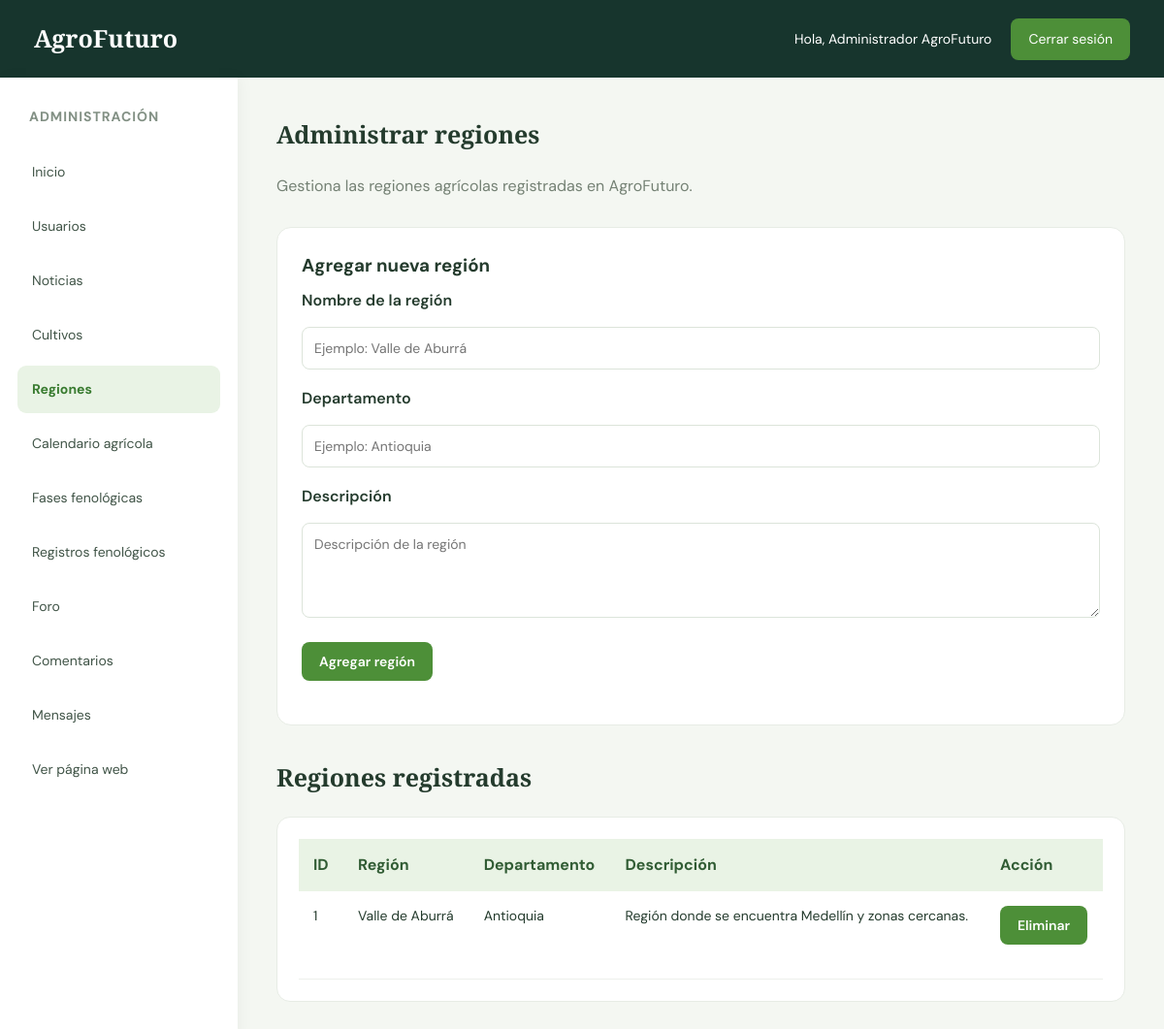
The page /administrador/regiones.php (signed in) on the database its author committed.
### tables this page shows
CREATE TABLE `regiones` (
  `id_region` int(11) NOT NULL,
  `nombre` varchar(100) NOT NULL,
  `departamento` varchar(100) NOT NULL,
  `descripcion` text DEFAULT NULL
);

### administrador/regiones.php (the view, shortened to what this page needs)
<?php
require_once "../conexion.php";
$sql_regiones = "SELECT
                    id_region,
                    nombre,
                    departamento,
                    descripcion
                 FROM regiones
                 ORDER BY id_region DESC";
$regiones = mysqli_query($conexion, $sql_regiones);
?>
<!DOCTYPE html>
<html lang="es">
<head>
    <link rel="stylesheet" href="estilo_admin.css">
</head>
<body>
<header class="header">
    <div class="logo">
        AgroFuturo
    </div>
    <div class="admin-info">
        <span>
            Hola, <?php echo htmlspecialchars($_SESSION["nombre"] ?? "Administrador"); ?>
        </span>
        <a href="../logout.php" class="btn-cerrar">
            Cerrar sesión
        </a>
    </div>
</header>
<div class="contenedor">
    <aside class="sidebar">
        <h3>Administración</h3>
        <a href="index.php">Inicio</a>
        <a href="usuarios.php">Usuarios</a>
        <a href="noticias.php">Noticias</a>
        <a href="cultivos.php">Cultivos</a>
        <a href="regiones.php" class="activo">Regiones</a>
        <a href="calendario.php">Calendario agrícola</a>
        <a href="fases.php">Fases fenológicas</a>
        <a href="registros.php">Registros fenológicos</a>
        <a href="foro.php">Foro</a>
        <a href="comentarios.php">Comentarios</a>
        <a href="mensajes.php">Mensajes</a>
        <a href="../index_principal.php">Ver página web</a>
    </aside>
    <main class="contenido">
        <h2>Administrar regiones</h2>
        <p style="margin-bottom: 25px; color: #748174;">
            Gestiona las regiones agrícolas registradas en AgroFuturo.
        </p>
        <section class="informacion">
            <h3>Agregar nueva región</h3>
            <form method="POST">
                <div style="margin-bottom: 18px;">
                    <label for="nombre">
                        Nombre de la región
                    </label>
                    <input
                        type="text"
                        id="nombre"
                        name="nombre"
                        required
                        placeholder="Ejemplo: Valle de Aburrá"
                        style="width: 100%; padding: 12px; margin-top: 8px; border: 1px solid #dce4da; border-radius: 8px; font-family: inherit;"
                    >
                </div>
                <div style="margin-bottom: 18px;">
                    <label for="departamento">
                        Departamento
                    </label>
                    <input
                        type="text"
                        id="departamento"
                        name="departamento"
                        required
                        placeholder="Ejemplo: Antioquia"
                        style="width: 100%; padding: 12px; margin-top: 8px; border: 1px solid #dce4da; border-radius: 8px; font-family: inherit;"
                    >
                </div>
                <div style="margin-bottom: 18px;">
                    <label for="descripcion">
                        Descripción
                    </label>
                    <textarea
                        id="descripcion"
                        name="descripcion"
                        rows="4"
                        placeholder="Descripción de la región"
                        style="width: 100%; padding: 12px; margin-top: 8px; border: 1px solid #dce4da; border-radius: 8px; font-family: inherit; resize: vertical;"
                    ></textarea>
                </div>
                <button
                    type="submit"
                    class="btn"
                >
                    Agregar región
                </button>
            </form>
        </section>
        <h2 style="margin-top: 35px;">
            Regiones registradas
        </h2>
        <div class="tabla-contenedor">
            <table>
                <thead>
                    <tr>
                        <th>ID</th>
                        <th>Región</th>
                        <th>Departamento</th>
                        <th>Descripción</th>
                        <th>Acción</th>
                    </tr>
                </thead>
                <tbody>
                    <?php if (mysqli_num_rows($regiones) > 0): ?>
                        <?php while ($region = mysqli_fetch_assoc($regiones)): ?>
                            <tr>
                                <td>
                                    <?php echo $region["id_region"]; ?>
                                </td>
                                <td>
                                    <?php echo htmlspecialchars($region["nombre"]); ?>
                                </td>
                                <td>
                                    <?php echo htmlspecialchars($region["departamento"]); ?>
                                </td>
                                <td>
                                    <?php echo htmlspecialchars($region["descripcion"] ?? ""); ?>
                                </td>
                                <td>
                                    <form method="POST">
                                        <button
                                            type="submit"
                                            class="btn"
                                            onclick="return confirm('¿Seguro que deseas eliminar esta región?');"
                                        >
                                            Eliminar
                                        </button>
                                    </form>
                                </td>
                            </tr>
                        <?php endwhile; ?>
                    <?php endif; ?>
                </tbody>
            </table>
        </div>
    </main>
</div>
</body>
</html>

### administrador/estilo_admin.css (style rules this page uses)
* { margin: 0; padding: 0; box-sizing: border-box; }
body { font-family: 'DM Sans', sans-serif; background: #f4f7f2; color: #243b2d; line-height: 1.5; }
.header { min-height: 80px; background: #17352d; color: white; display: flex; justify-content: space-between; align-items: center; padding: 15px 35px; gap: 20px; }
.logo { font-family: 'Playfair Display', serif; font-size: 25px; font-weight: bold; }
.admin-info { display: flex; align-items: center; gap: 20px; font-size: 14px; }
.btn-cerrar { display: inline-block; background: #4d8f38; color: white; text-decoration: none; padding: 11px 18px; border-radius: 8px; transition: 0.3s; }
.contenedor { display: flex; align-items: stretch; min-height: calc(100vh - 80px); }
.sidebar { flex: 0 0 245px; width: 245px; background: white; padding: 30px 18px; box-shadow: 3px 0 15px rgba(0, 0, 0, 0.04); }
.sidebar h3 { font-size: 14px; color: #829084; text-transform: uppercase; margin: 0 0 22px 12px; letter-spacing: 1px; }
.sidebar a { display: block; text-decoration: none; color: #405447; padding: 14px 15px; border-radius: 9px; margin-bottom: 7px; font-size: 14px; transition: 0.3s; }
.sidebar a:hover, .sidebar a.activo { background: #e9f3e5; color: #397b30; font-weight: 700; }
.contenido { flex: 1; min-width: 0; padding: 40px; }
.contenido h2 { font-family: 'Playfair Display', serif; font-size: 25px; margin-bottom: 22px; }
.contenido h3 { margin-bottom: 12px; }
.contenido > p { color: #748174; margin-bottom: 20px; }
.informacion { background: white; border-radius: 15px; padding: 25px; margin-top: 30px; border: 1px solid #e7ece5; }
.informacion h3 { margin-bottom: 10px; }
.contenido form { margin-bottom: 20px; }
.contenido form label { display: inline-block; margin-bottom: 7px; font-weight: 600; }
.contenido form input:not([type="hidden"]):not([type="checkbox"]):not([type="radio"]), .contenido form select, .contenido form textarea { max-width: 100%; padding: 12px; border: 1px solid #d4ddd2; border-radius: 8px; background: white; color: #243b2d; font-family: 'DM Sans', sans-serif; font-size: 14px; }
.contenido form textarea { resize: vertical; }
.tabla-contenedor { width: 100%; background: white; border-radius: 14px; padding: 22px; overflow-x: auto; border: 1px solid #e7ece5; }
table { width: 100%; border-collapse: collapse; min-width: 600px; }
th { background: #e9f3e5; color: #315c34; text-align: left; padding: 15px; font-weight: 700; }
td { padding: 15px; border-bottom: 1px solid #edf0eb; font-size: 14px; vertical-align: top; overflow-wrap: anywhere; }
td form { margin: 0; }
.btn, .boton-guardar, .boton-eliminar { display: inline-block; background: #4d8f38; color: white; padding: 11px 18px; border: none; border-radius: 8px; text-decoration: none; cursor: pointer; font-family: inherit; font-size: 14px; font-weight: 600; transition: background 0.3s; }

### rows shown on the page
regiones: id_region "1", nombre "Valle de Aburrá", departamento "Antioquia", descripcion "Región donde se encuentra Medellín y zonas cercanas."

### other values the page prints
$_SESSION["nombre"] "Administrador AgroFuturo"
